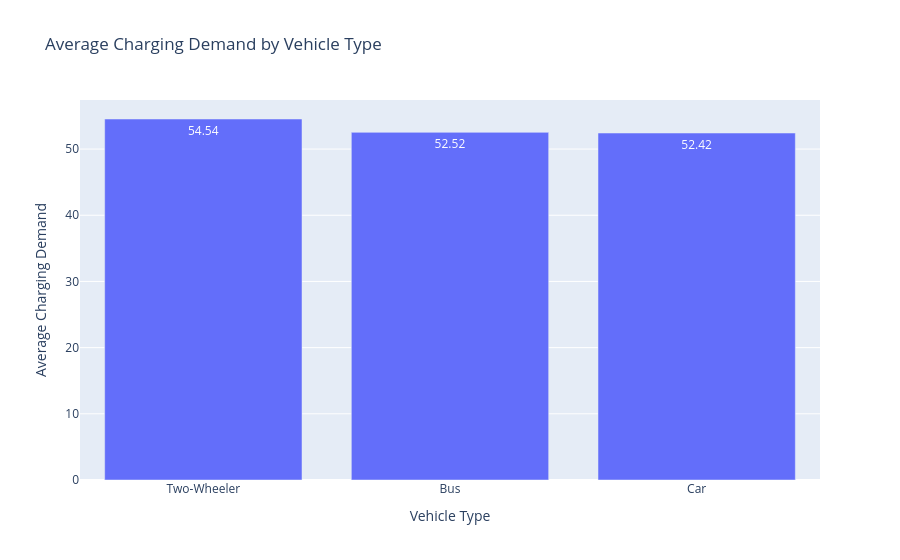

The notebook cell this image was saved under:
### Markdown cell above
### 8.10 Average Charging Demand by Vehicle Type
**EDA Type: Bivariate Analysis**                                            
**Chart Type: Plotly Bar Chart**                                          
This visualization compares the average charging demand across different vehicle types. It helps identify which vehicle types are associated with higher or lower average charging demand.

### Code cell
# 10: Average Charging Demand by Vehicle Type 
vehicle_demand = ( 
    df.groupby("vehicle_type", as_index=False)
        ["charging_demand"] .mean()
        .sort_values("charging_demand", ascending=False)
) 
fig = px.bar( 
    vehicle_demand, 
    x="vehicle_type", 
    y="charging_demand", 
    title="Average Charging Demand by Vehicle Type", 
    text_auto=".2f" 
) 
fig.update_layout( 
    xaxis_title="Vehicle Type", 
    yaxis_title="Average Charging Demand" 
) 
fig.show()

### Figure 1 — Plotly figure (JSON) as saved in the notebook; plotly's stock layout.template omitted (floating-point values rounded to 4 significant figures)
{"data": [{"hovertemplate": "vehicle_type=%{x}<br>charging_demand=%{y}<extra></extra>", "legendgroup": "", "marker": {"color": "#636efa", "pattern": {"shape": ""}}, "name": "", "orientation": "v", "showlegend": false, "textposition": "auto", "texttemplate": "%{y:.2f}", "type": "bar", "x": ["Two-Wheeler", "Bus", "Car"], "xaxis": "x", "y": [54.54, 52.52, 52.42], "yaxis": "y"}], "layout": {"barmode": "relative", "legend": {"tracegroupgap": 0}, "title": {"text": "Average Charging Demand by Vehicle Type"}, "xaxis": {"anchor": "y", "domain": [0, 1], "title": {"text": "Vehicle Type"}}, "yaxis": {"anchor": "x", "domain": [0, 1], "title": {"text": "Average Charging Demand"}}}}
